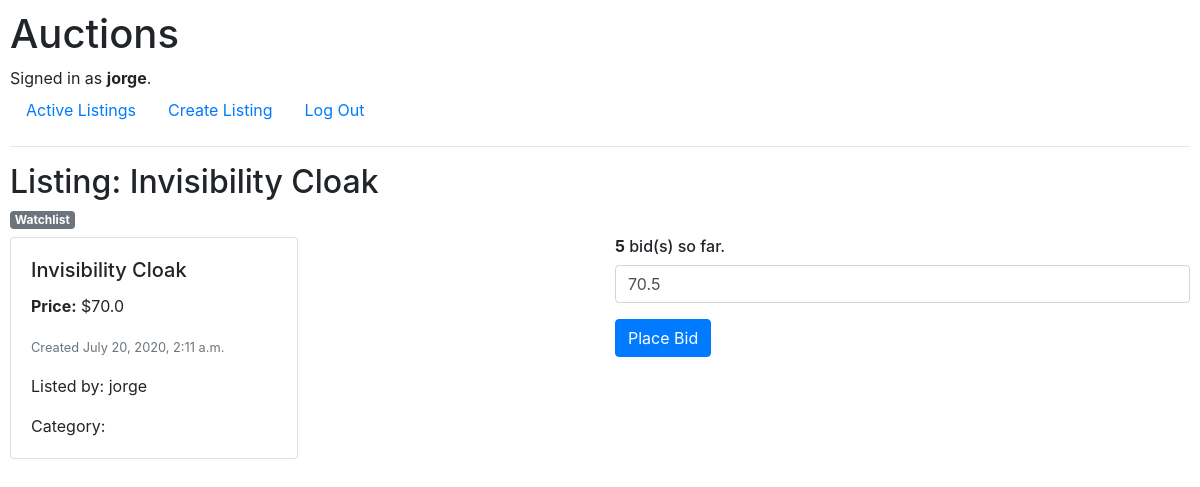
/listings/4 (signed in), run on the app's committed database.
### auctions/models.py (models this page shows)
class User(AbstractUser):
    pass

class Listing(models.Model):
    title = models.CharField(max_length=64)
    starting_bid = models.FloatField()
    description = models.CharField(max_length=256, blank=True)
    date_created = models.DateTimeField(auto_now_add=True)
    image = models.CharField(max_length=2550, blank=True)
    category = models.CharField(max_length=64, blank=True)
    listed_by = models.ForeignKey(User, on_delete=models.CASCADE)

class Bid(models.Model):
    listing = models.ForeignKey(Listing, on_delete=models.CASCADE, related_name="bids")
    bid = models.FloatField()
    listed_by = models.ForeignKey(User, on_delete=models.CASCADE)

### auctions/views.py (the view)
# urls.py: path("listings/<int:listing_id>", views.listings, name="listings"),
def listings(request, listing_id):
    listing = Listing.objects.get(id=listing_id)
    return render(request, "auctions/listing.html", {
        "listing": listing,
        "bids_count": listing.bids.count(),
        "current_bid": max([i.bid for i in listing.bids.all()])
    })

### auctions/templates/auctions/listing.html (shortened to what this page needs)
{% extends "auctions/layout.html" %}
{% block body %}
    <h2>Listing: {{ listing.title }}</h2>
    <h6><a class="badge badge-secondary" href="{% url 'watchlist' listing.id %}">Watchlist</a></h6>
    <div class="row">
        <div class="col">
            <div class="card" style="width: 50%;">
                <div class="card-body">
                    <h5 class="card-title"> {{ listing.title }} </h5>
                    <p class="card-text"> <b>Price:</b> ${{ listing.starting_bid }} </p>
                    <p class="card-text"><small class="text-muted">Created {{ listing.date_created }} </small></p>
                    <p class="card-text">Listed by: {{ listing.listed_by }}</p>
                    <p class="card-text">Category: {{ listing.category }}</p>
                </div>
            </div>
        </div>
        <div class="col">
          <h6><b>{{ bids_count }}</b> bid(s) so far.</h6>
          <form action="{% url 'bid' listing.id %}" method="post">
              <div class="form-group">
                  <input class="form-control" type="number" step="0.01" value="{{ current_bid }}" name="bid" placeholder="Bid">
              </div>
              <button type="submit" class="btn btn-primary">Place Bid</button>
          </form>
        </div>
    </div>
{% endblock %}

### auctions/templates/auctions/layout.html (shortened to what this page needs)
{% load static %}
<!DOCTYPE html>
<html lang="en">
    <head>
        <link rel="stylesheet" href="https://stackpath.bootstrapcdn.com/bootstrap/4.5.0/css/bootstrap.min.css">
        <link href="{% static 'auctions/styles.css' %}" rel="stylesheet">
    </head>
    <body>
        <h1>Auctions</h1>
        <div>
            {% if user.is_authenticated %}
                Signed in as <strong>{{ user.username }}</strong>.
            {% else %}
                Not signed in.
            {% endif %}
        </div>
        <ul class="nav">
            <li class="nav-item">
                <a class="nav-link" href="{% url 'index' %}">Active Listings</a>
            </li>
            <li class="nav-item">
                <a class="nav-link" href="{% url 'createlisting' %}">Create Listing</a>
            </li>
            {% if user.is_authenticated %}
                <li class="nav-item">
                    <a class="nav-link" href="{% url 'logout' %}">Log Out</a>
                </li>
            {% endif %}
        </ul>
        <hr>
        {% block body %}
        {% endblock %}
    </body>
</html>

### auctions/static/auctions/styles.css (style rules this page uses)
body { padding: 10px; }
.card { width: 100%; }

### data on the page
User: username "jorge"
Listing: title "Invisibility Cloak", starting_bid "70.0", date_created "July 20, 2020, 2:11 a.m.", listed_by "jorge"
Bid: bid "70.5"

### other printed values
{{ bids_count }} "5"
